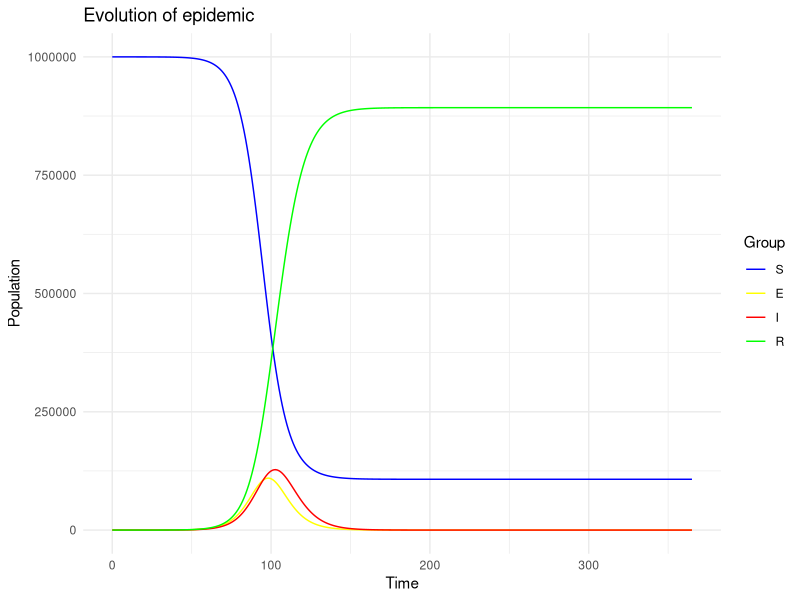
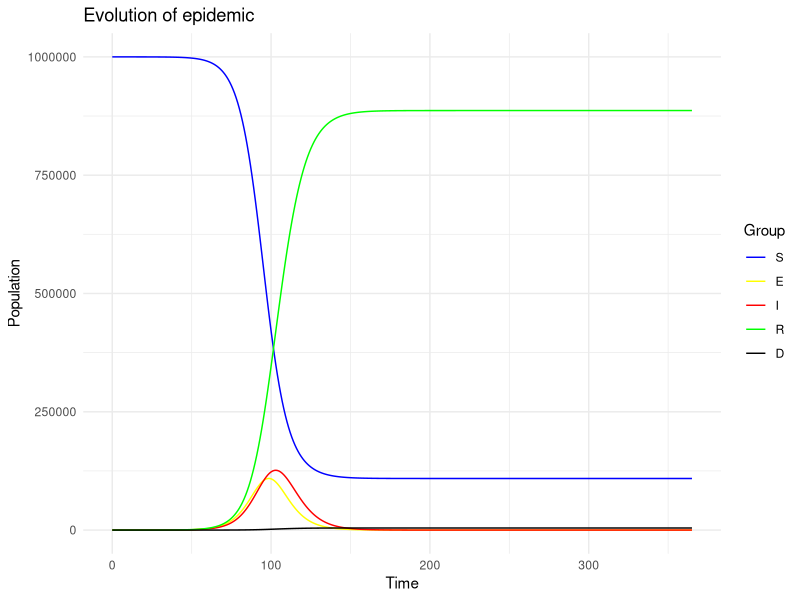
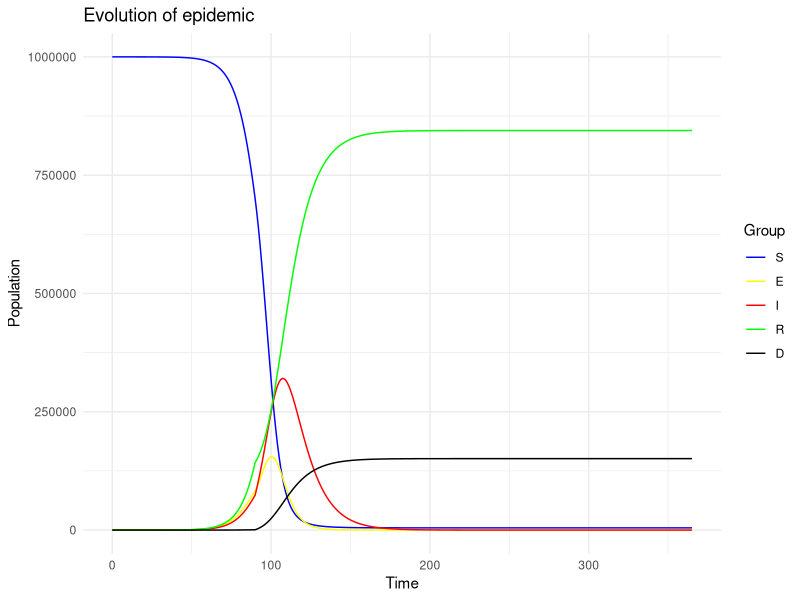
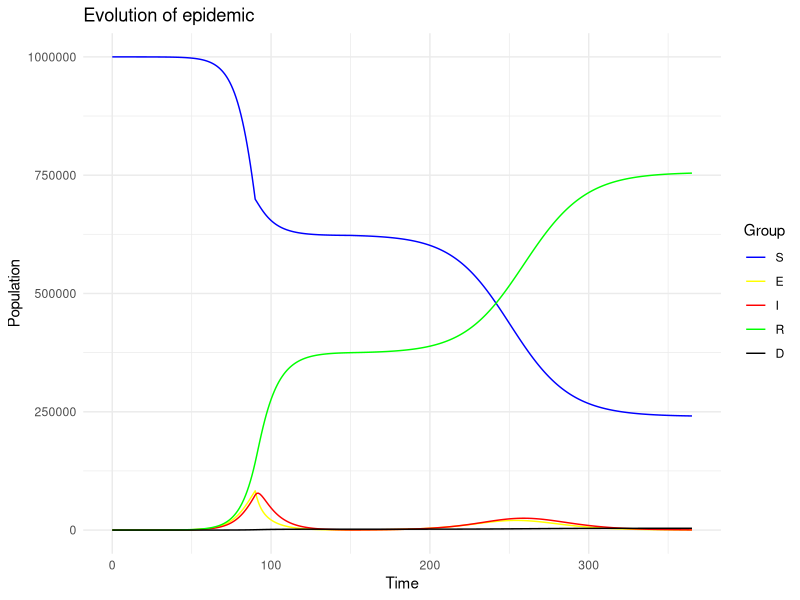
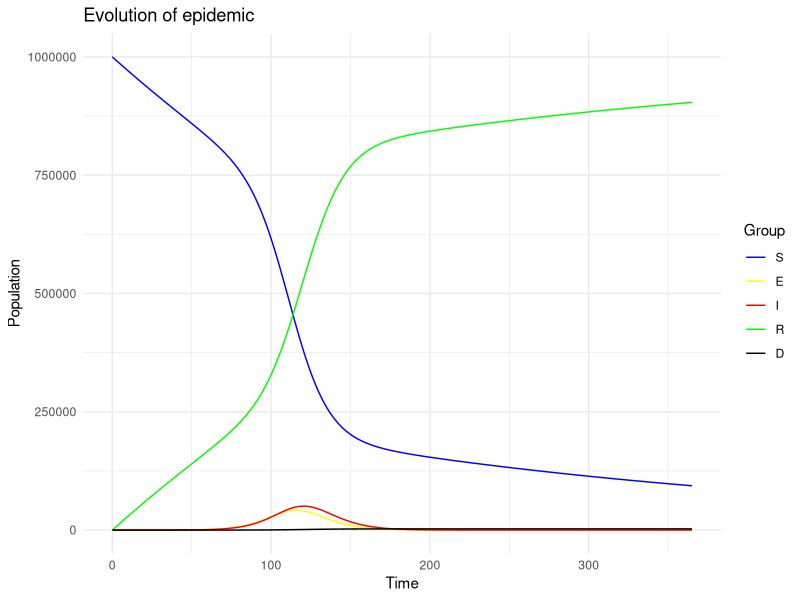

The R source for these figures, in order:
# Importing package 
library(deSolve) # solve ode 
library(ggplot2) # plot graph 
library(tidyr) # plot graph

#########################################################
### FUNCTION TO VISUALIZE THE MODEL 
plot_result <- function(model){
  model_df <- as.data.frame(model)
  # Convert the dataframe to long format for ggplot
  model_df_long <- gather(model_df, key = "Group", value = "Value", -time)
  
  # Set the order of levels for the "Group" factor
  model_df_long$Group <- factor(model_df_long$Group, levels = c("S", "E", "I", "R", "D"))
  
  # Plotting using ggplot
  ggplot(model_df_long, aes(x = time, y = Value, color = Group)) +
    geom_line() +
    labs(title = "Evolution of epidemic",
         x = "Time",
         y = "Population") +
    scale_color_manual(values = c("blue", "yellow", "red", "green", "black")) +
    theme_minimal()
}
###
#########################################################
## SEIR

SEIR <- function(time, current_state, params){
  
  with(as.list(c(current_state, params)),{
    N <- S+E+I+R
    dS <- -(beta*S*I)/N
    dE <- (beta*S*I)/N - sigma*E
    dI <- sigma*E - gamma*I
    dR <- gamma*I
    
    return(list(c(dS, dE, dI, dR)))
  })
}

## parameters 
params <- c(
  beta=0.5, 
  sigma=0.25, 
  gamma=0.2
)
###

### initial state
initial_state <- c(S=999997, E=3, I=0, R=0)
times <- 0:365
### 


model <- ode(initial_state, times, SEIR, params)

print(summary(model))

plot_result(model)


######################################################

#### Introduing new compartment D(Deceased)
# without intervention 

SEIRD <- function(time, current_state, params){
  
  with(as.list(c(current_state, params)),{
    N <- S+E+I+R+D
    dS <- -(beta*S*I)/N
    dE <- (beta*S*I)/N - sigma*E
    dI <- sigma*E - gamma*I - mu*I
    dR <- gamma*I
    dD <- mu*I
    
    return(list(c(dS, dE, dI, dR, dD)))
  })
}

# parameters
params <- c(beta=0.5, 
            sigma=0.25, 
            gamma=0.2, 
            mu=0.001)

# Initial State
initial_state <- c(S=999997, E=3, I=0, R=0, D=0)
times <- 0:365


model_2 <- ode(initial_state, times, SEIRD, params)
summary(model_2)
plot_result(model_2)

######################################################

### new variant

# Initial State
initial_state <- c(S=999997, E=3, I=0, R=0, D=0)
times <- 0:365

params <- c(beta=0.5, 
            sigma=0.25, 
            gamma=0.2, 
            mu=0.001,
            start = 90)

SEIRD_new_variant <- function(time, current_state, params){
  
  with(as.list(c(current_state, params)),{
    
    gamma = ifelse(
      (time <= start),
      0.2, 0.07
    )
    
    mu = ifelse(
      (time <= start),
      0.001, 0.015
    )
    
    N <- S+E+I+R+D
    dS <- -(beta*S*I)/N
    dE <- (beta*S*I)/N - sigma*E
    dI <- sigma*E - gamma*I - mu*I
    dR <- gamma*I
    dD <- mu*I
    
    return(list(c(dS, dE, dI, dR, dD)))
  })
}

model_3 <- ode(initial_state, times, SEIRD_new_variant, params)
summary(model_3)
plot_result(model_3)

###################################################################

### with intervention
SEIRD_lockdown <- function(time, current_state, params){
  
  with(as.list(c(current_state, params)),{
    
    beta = ifelse(
      (time <= start_lockdown || time >= end_lockdown),
      0.5, 0.1
    )
    
    N <- S+E+I+R+D
    dS <- -(beta*S*I)/N
    dE <- (beta*S*I)/N - sigma*E
    dI <- sigma*E - gamma*I - mu*I
    dR <- gamma*I
    dD <- mu*I
    
    return(list(c(dS, dE, dI, dR, dD)))
  })
}

params <- c(
  sigma=0.25,
  gamma=0.2,
  mu=0.001,
  start_lockdown=90,
  end_lockdown=150
)

initial_state <- c(S=999997, E=3, I=0, R=0, D=0)

times <- 0:365

model_4 <- ode(initial_state, times, SEIRD_lockdown, params)
summary(model_4)
plot_result(model_4)

#########################################
# vaccination

SEIRD_vaccine <- function(time, current_state, params){
  
  with(as.list(c(current_state, params)),{
    N <- S+E+I+R+D
    dS <- -(beta*S*I)/N - v*S/N
    dE <- (beta*S*I)/N - sigma*E
    dI <- sigma*E - (gamma+mu)*I
    dR <- gamma*I + v*S/N
    dD <- mu*I
    
    return(list(c(dS, dE, dI, dR, dD)))
  })
}

# parameters
params <- c(beta=0.5, 
            sigma=0.25, 
            gamma=0.2, 
            mu=0.001,
            v = 3000)

# Initial State
initial_state <- c(S=999997, E=3, I=0, R=0, D=0)
times <- 0:365

model_5 <- ode(initial_state, times, SEIRD_vaccine, params)
summary(model_5)
plot_result(model_5)
  
##################################
